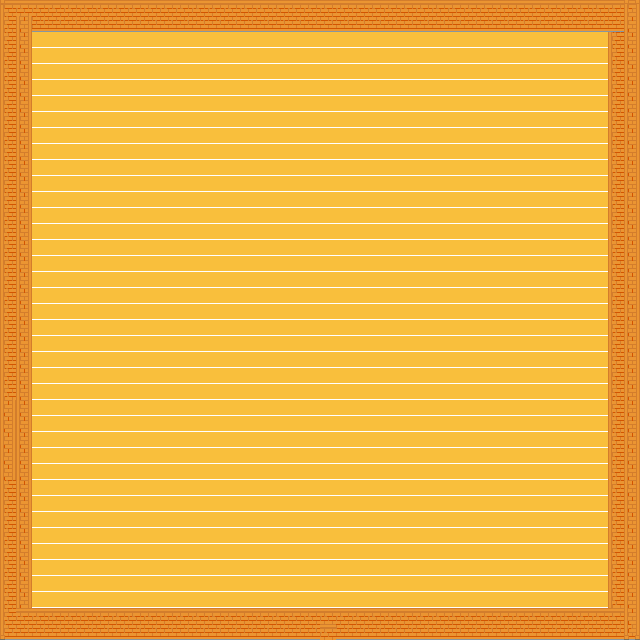

This is a level from a 2D game, rendered from its Tiled map with the project's own tilesets. A one-line summary and the map file follow, with tile-layer data summarised:
An orthogonal 40x40 tile map with 16x16 px tiles, 2 tile layers (Tile Layer 1, Wall).

<map version="1.0" orientation="orthogonal" width="40" height="40" tilewidth="16" tileheight="16">
 <tileset firstgid="1" name="Level One" tilewidth="16" tileheight="16">
  <image source="Floor.png" width="336" height="624" />
 </tileset>
 <layer name="Tile Layer 1" width="40" height="40">
  <data>[1600 cells, 1600 non-empty, 1 distinct tile ids]</data>
 </layer>
 <layer name="Wall" width="40" height="40">
  <data>[1600 cells, 304 non-empty, 8 distinct tile ids]</data>
 </layer>
</map>
